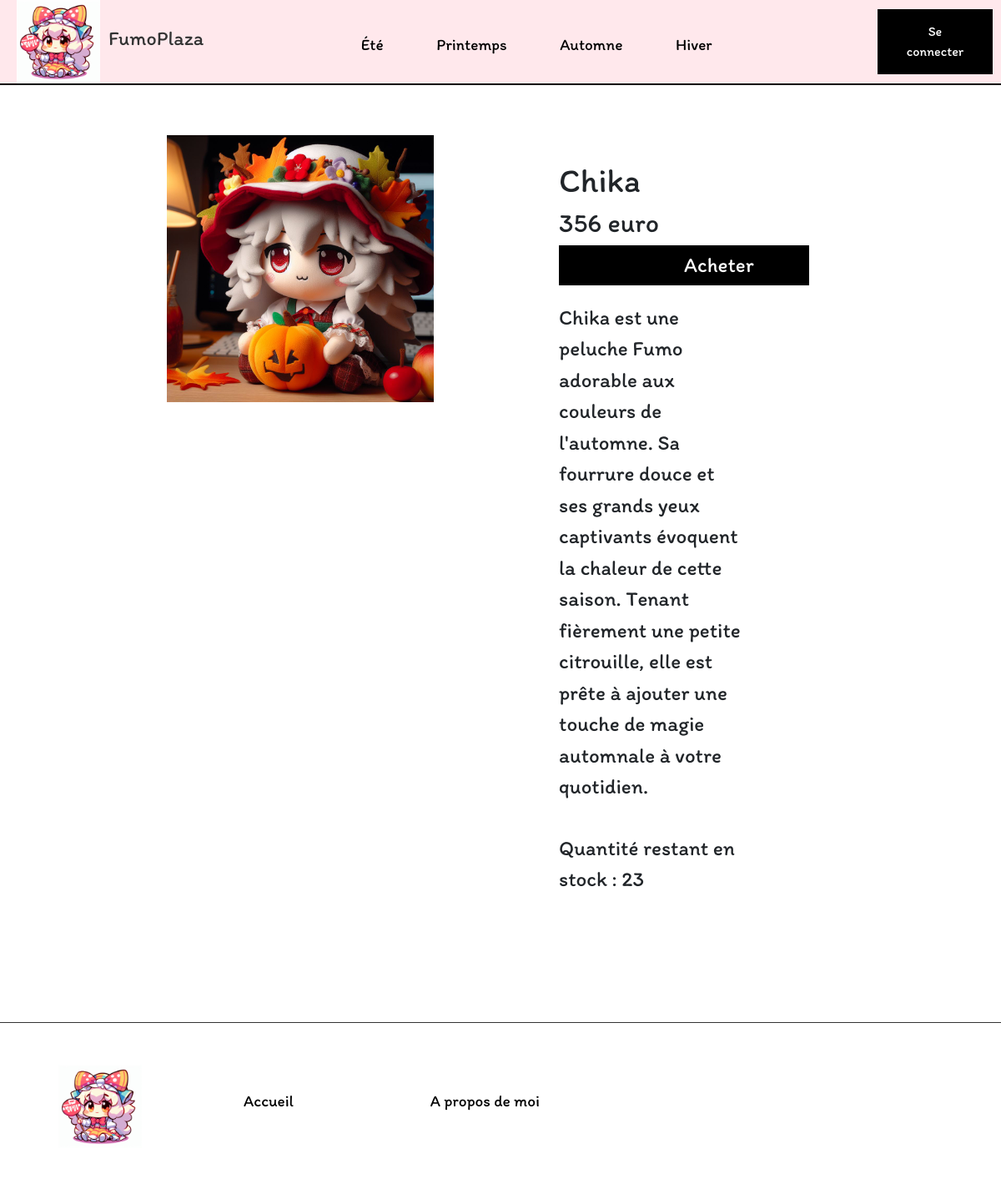
Page /Vue/Produit/Produit.php?id=1 on the committed database.
### tables this page shows
CREATE TABLE IF NOT EXISTS `produit` (
  `idProduit` int(11) NOT NULL AUTO_INCREMENT,
  `ref_interne` varchar(50) DEFAULT NULL,
  `libelle` varchar(50) DEFAULT NULL,
  `resume_court` varchar(50) DEFAULT NULL,
  `description_long` varchar(500) DEFAULT NULL,
  `path_photo` varchar(128) DEFAULT NULL,
  `prix` int(11) DEFAULT NULL,
  `qte_stock` int(11) DEFAULT NULL,
  `idCateg` int(11) NOT NULL,
  PRIMARY KEY (`idProduit`),
  KEY `idCateg` (`idCateg`)
);

CREATE TABLE IF NOT EXISTS `categorie` (
  `idCateg` int(11) NOT NULL AUTO_INCREMENT,
  `libelle` varchar(50) DEFAULT NULL,
  PRIMARY KEY (`idCateg`)
);

### Model/ProduitClasse.php (called while the page is built, shortened)
<?php
class Produit {
    private $libelle;
    private $description_long;
    private $path_photo;
    private $qte_stock;
    private $prix;
    private $libelleCateg;
    public function __construct($idProduit,$ref_interne, $libelle, $resume_court, $description_long, $path_photo, $qte_stock, $prix, $libelleCateg) {
        $this->libelle = $libelle;
        $this->description_long = $description_long;
        $this->path_photo = $path_photo;
        $this->qte_stock = $qte_stock;
        $this->prix = $prix;
        $this->libelleCateg = $libelleCateg;
    }
    public static function GetProduitByRef($idProduit){
        $cnx = getBddConnexion();
        $sql = 'select idProduit,ref_interne,produit.libelle,resume_court ,description_long, path_photo,qte_stock,prix,categorie.libelle as "libelleCateg"';
        $sql .= ' from produit';
        $sql .= ' join categorie on produit.idCateg = categorie.idCateg';
        $sql .= ' where idProduit = :critere;';
        $critere = $idProduit;
        $result = $cnx->prepare($sql);
        $result->bindParam('critere', $critere, PDO::PARAM_STR);
        $result->execute();
        $result->setFetchMode(PDO::FETCH_ASSOC);
        $produit = null;
        if($uneLigne = $result->fetch()){
            $produit = new Produit($uneLigne['idProduit'],$uneLigne['ref_interne'], $uneLigne['libelle'], $uneLigne['resume_court'], $uneLigne['description_long'], $uneLigne['path_photo'], $uneLigne['qte_stock'], $uneLigne['prix'], $uneLigne['libelleCateg']);
        }
        return $produit;
    }
    public function getLibelle() {
        return $this->libelle;
    }
    public function getDescriptionLong() {
        return $this->description_long;
    }
    public function getPathPhoto() {
        return $this->path_photo;
    }
    public function getQteStock() {
        return $this->qte_stock;
    }
    public function getPrix() {
        return $this->prix;
    }
    public function getlibelleCateg() {
        return $this->libelleCateg;
    }
}
?>

### Vue/Produit/Produit.php (the view, shortened to what this page needs)
<?php
include '../../Model/ProduitClasse.php';
$produit = Produit::GetProduitByRef($_GET["id"]);
?>
<!DOCTYPE html>
<html lang="fr">
<head>
    <link rel="stylesheet" href="../../styles/header.css">
    <link rel="stylesheet" href="../../styles/index.css">
    <link rel="stylesheet" href="../../styles/footer.css">
    <link href="https://cdn.jsdelivr.net/npm/bootstrap@5.3.3/dist/css/bootstrap.min.css" rel="stylesheet"
>
</head>
<body>
<?php include '../Header/header.php'; ?>
    <div>
        <div class="GeneralProduct">
            <div class="col-6 imgProduct">
                <img src="../../Vue/img/<?php echo htmlspecialchars($produit->getlibelleCateg()); ?>/<?php echo $produit->getPathPhoto(); ?>" class="d-block w-100"
                    alt="...">
            </div>
            <div class="col-6 InformationProduct">
                <h1><?php echo $produit->getLibelle(); ?></h1>
                <h2><?php echo $produit->getPrix(); ?> euro</h2>
                <div class="BoutonAchat">
                    <button><a href="../../Controller/AddPanier.php?&id=<?php echo $_GET["id"] ?>">Acheter</a></button>
                </div>
                <p><?php echo $produit->getDescriptionLong(); ?></p>
                <p> Quantité restant en stock : <?php echo $produit->getQteStock(); ?></p>
                <p class="text-danger"> <?php if(isset($_GET["message"])){echo $_GET["message"]; }  ?></p>
            </div>
        </div>
    </div>
    <footer>
        <div class="Footer">
            <img src="../../Vue/img/Logo/LogoMain.jpg" alt="logo">
            <nav>
                <ul>
                    <li><a href="#">Accueil</a></li>
                    <li><a href="#">A propos de moi</a></li>
                </ul>
            </nav>
        </div>
    </footer>
</body>
</html>

### styles/header.css (style rules this page uses)
* { font-family: 'Itim', sans-serif; margin: 0; padding: 0; border: 0; box-sizing: border-box; }

### styles/index.css (style rules this page uses)
.GeneralProduct { padding-left: 200px; padding-top: 60px; position: relative; width: 70%; height: 70%; display: flex; }
.InformationProduct { padding-top: 30px; padding-left: 100px; margin-left: 50px; font-size: 25px; }
.InformationProduct p { padding-top: 20px; }
.BoutonAchat button { padding: 5px; padding-left: 150px; padding-right: 150px; color: aliceblue; background-color: black; width: 100%; }
.BoutonAchat a { text-decoration: none; color: white; }

### styles/footer.css (style rules this page uses)
.Footer { margin-top: 100px; padding: 50px; border-top: 1px solid #333; display: flex; }
.Footer img { margin-right: 10px; height: 100px; width: auto; padding-left: 20px; }
.Footer a { text-decoration: none; color: #000000; font-size: larger; padding-left: 50px; padding-right: 50px; }
.Footer li { display: inline-block; margin: 30px; }

### rows in the picture
produit: idCateg+path_photo (picture), libelle "Chika", prix "356", description_long "Chika est une peluche Fumo adorable aux couleurs de l'automne. Sa fourrure douce et ses grands yeux captivants évoquent la chaleur de cette saison. Tenant fièrement une petite citrouille, elle est prête à ajouter une touche de magie automnale à votre quotidien.", qte_stock "23"
